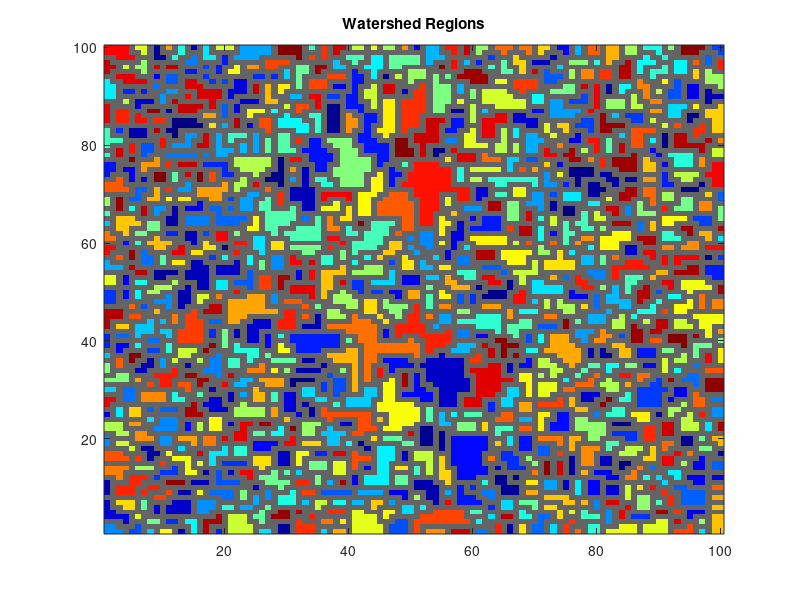

Write the MATLAB code that produced this figure. (Note: this script raises an error after producing the figure.)
function [rgn, rgn_lbls, Lborders, amatr, data] = peaksWShed( data , conn, bl_thresh, f_verb, verb_pref, f_disp )
%peaksWShed determines peak regions using matlab watershed function.
% It uses labelWShedBorders_imdilate to label border pixels and determine
% region adjacencies.
%
% INPUTS:
%   data   -- 2D matrix of image data. defaults to peaks(100).
%   conn   -- pixel connection to be used by watershed. default 8. 
%   bl_thresh  -- power threshold used to cut off low power data to speed
%                 up computation. Default = [];
%   f_verb -- flag indicator whether to output text statements of progress.
%             0 - no output. 1 - output current function level.
%             defaults to 0. 
%   verb_pref -- prefix string for verbose output. defaults to ''.
%   f_disp -- flag indicator whether to plot. 
%             defaults to false, unless using default data.
% OUTPUTS:
%   rgn         -- 1D cell array of vector lists of linear idx of all pixels for each region.
%   rgn_lbls    -- vector of region labels.
%   Lborders    -- 1D cell array of vector lists of linear idx of border pixels for each region 
%   amatr       -- two-column matrix of region adjacencies.
%                  each row contains region lables of two adjacent regions. 
%   data        -- optional output of the data in the event it was
%                  generated by default.
%
% Created by: Patrick Stokes
% Created on: 20171015
% Modified: 20190214 -- cleaned up for toolbox.
%           20171016 -- changed b/c rgn now returned by labelWShedBorders_imdilate 
%

%*************************
% Handle variable inputs *
%*************************
if nargin<6
    f_disp = [];
end
if nargin<5
    verb_pref = [];
end
if nargin<4
    f_verb = [];
end
if nargin<3
    bl_thresh = [];
end
if nargin<2
    conn = [];
end
if nargin<1   
    data = [];
end

%************************
% Set default arguments *
%************************
if isempty(f_disp)
    f_disp = false;
end
if isempty(verb_pref)
    verb_pref = '';
end

if isempty(f_verb)
    f_verb = 0;
end
if isempty(conn)
    conn = 8;
end
if isempty(data)
    N = 100;
    data = abs(peaks(N))+randn(N)*.5; % peaks(100); % 
    f_verb = 1;
    f_disp = 1;
end

%****************
% Run watershed *
%****************
if f_verb > 0
    disp([verb_pref 'Running watershed...']);
end


% Threshold chunk of image data
if ~isempty(bl_thresh)
    % set value used to mark regions labels where data should be excluded
    exclusion_val = intmax('uint16');
    
    % Set data below threshold to some high number (flintmax)
    below_thresh_inds = data < bl_thresh';
    data(below_thresh_inds) = flintmax;
    
    % Run watershed
    Ldata = watershed(-data , conn);
    
    % If region contains flintmax, set the region's label to exclusion_val
    for ii = 1:max(Ldata,[],'all','omitnan')
        region_inds = Ldata == ii;
        data_val = max(data(region_inds));
        if data_val == flintmax
            Ldata(region_inds) = exclusion_val;
        end
    end

else
    exclusion_val = [];
    Ldata = watershed(-data , conn);
end


if f_disp
    RGB2 = label2rgb(Ldata, 'jet', 'c', 'shuffle');
    R = squeeze(RGB2(:,:,1));
    G = squeeze(RGB2(:,:,2));
    B = squeeze(RGB2(:,:,3));
    R(~Ldata) = 100;
    G(~Ldata) = 100;
    B(~Ldata) = 100;
    RGB2 = cat(3,R,G,B);
    fh = figure('units','normalized','position',[0.7674    0.3978    0.4007    0.4811]);
    ax = axes(fh);
    imagesc(ax,RGB2);
    axis(ax,'xy');
    title(ax,'Watershed Regions');
end

%*******************************************************
% Label border pixels and determine region adjacencies *
%*******************************************************
if f_verb > 0
    disp([verb_pref 'Labeling watershed borders...']);
end

[rgn,rgn_lbls,Lborders,amatr] = labelWShedBorders_imdilate(Ldata, exclusion_val, f_disp-1);

end


